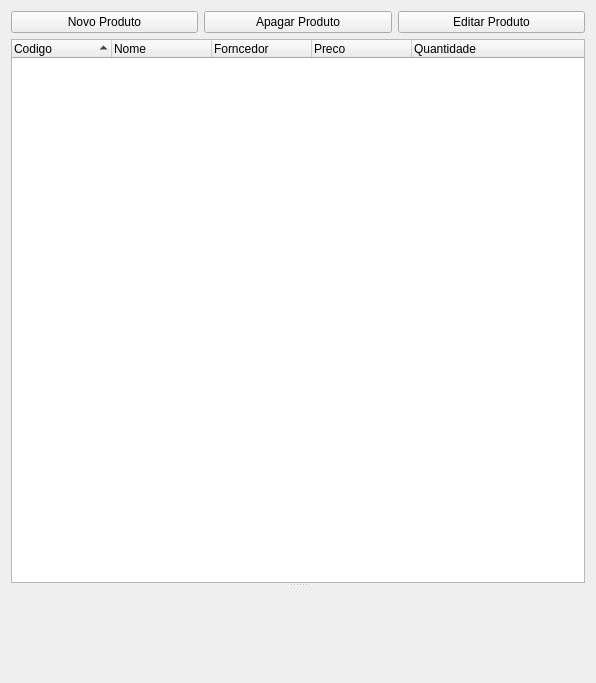
<?xml version="1.0" encoding="UTF-8"?>
<ui version="4.0">
 <class>Form</class>
 <widget class="QWidget" name="Form">
  <property name="geometry">
   <rect>
    <x>0</x>
    <y>0</y>
    <width>596</width>
    <height>683</height>
   </rect>
  </property>
  <property name="windowTitle">
   <string>Form</string>
  </property>
  <layout class="QVBoxLayout" name="verticalLayout">
   <item>
    <layout class="QHBoxLayout" name="horizontalLayout">
     <item>
      <widget class="QPushButton" name="botton_new">
       <property name="text">
        <string>Novo Produto</string>
       </property>
      </widget>
     </item>
     <item>
      <widget class="QPushButton" name="button_edit">
       <property name="text">
        <string>Apagar Produto</string>
       </property>
      </widget>
     </item>
     <item>
      <widget class="QPushButton" name="button_delete">
       <property name="text">
        <string>Editar Produto</string>
       </property>
      </widget>
     </item>
    </layout>
   </item>
   <item>
    <widget class="QSplitter" name="splitter">
     <property name="orientation">
      <enum>Qt::Vertical</enum>
     </property>
     <widget class="QTreeWidget" name="product_index">
      <property name="tabKeyNavigation">
       <bool>true</bool>
      </property>
      <property name="alternatingRowColors">
       <bool>true</bool>
      </property>
      <property name="itemsExpandable">
       <bool>false</bool>
      </property>
      <property name="sortingEnabled">
       <bool>true</bool>
      </property>
      <property name="expandsOnDoubleClick">
       <bool>false</bool>
      </property>
      <column>
       <property name="text">
        <string>Codigo</string>
       </property>
      </column>
      <column>
       <property name="text">
        <string>Nome</string>
       </property>
      </column>
      <column>
       <property name="text">
        <string>Forncedor</string>
       </property>
      </column>
      <column>
       <property name="text">
        <string>Preco</string>
       </property>
      </column>
      <column>
       <property name="text">
        <string>Quantidade</string>
       </property>
      </column>
     </widget>
     <widget class="ProductForm" name="product_form" native="true"/>
    </widget>
   </item>
  </layout>
 </widget>
 <customwidgets>
  <customwidget>
   <class>ProductForm</class>
   <extends>QWidget</extends>
   <header>productForm</header>
   <container>1</container>
  </customwidget>
 </customwidgets>
 <resources/>
 <connections>
  <connection>
   <sender>botton_new</sender>
   <signal>clicked()</signal>
   <receiver>Form</receiver>
   <slot>new()</slot>
   <hints>
    <hint type="sourcelabel">
     <x>131</x>
     <y>22</y>
    </hint>
    <hint type="destinationlabel">
     <x>202</x>
     <y>4</y>
    </hint>
   </hints>
  </connection>
  <connection>
   <sender>button_edit</sender>
   <signal>clicked()</signal>
   <receiver>Form</receiver>
   <slot>remove()</slot>
   <hints>
    <hint type="sourcelabel">
     <x>304</x>
     <y>26</y>
    </hint>
    <hint type="destinationlabel">
     <x>395</x>
     <y>5</y>
    </hint>
   </hints>
  </connection>
  <connection>
   <sender>button_delete</sender>
   <signal>clicked()</signal>
   <receiver>Form</receiver>
   <slot>edit()</slot>
   <hints>
    <hint type="sourcelabel">
     <x>494</x>
     <y>23</y>
    </hint>
    <hint type="destinationlabel">
     <x>589</x>
     <y>6</y>
    </hint>
   </hints>
  </connection>
 </connections>
 <slots>
  <slot>new()</slot>
  <slot>remove()</slot>
  <slot>edit()</slot>
 </slots>
</ui>
